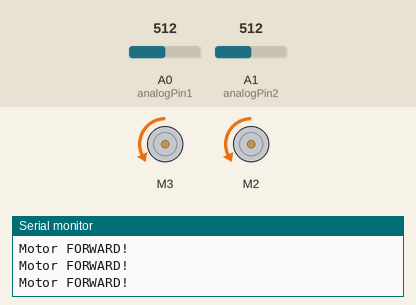
This sketch was run on a simulated Arduino Uno, built with avr-gcc and run on an emulated ATmega328P. Parts: 2 × DC motor (green arrow = forward, orange = backward, longer = faster), the last lines printed to the serial monitor. The inputs (shaded band) are chosen by the test bench; at power-on: A0 (analogPin1) = 512, A1 (analogPin2) = 512.

Above: at 1.2 s.
1.3 s: A0 (analogPin1) set to 265
4.3 s: A0 (analogPin1) set to 239
At 5.2 s:
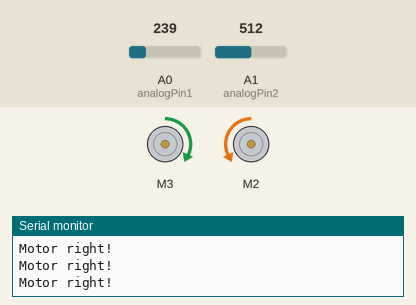
5.8 s: A0 (analogPin1) set to 306
At 6.9 s:
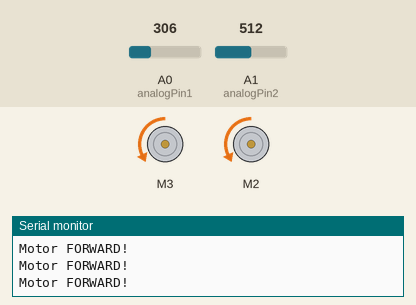
7.3 s: A1 (analogPin2) set to 265
10.3 s: A1 (analogPin2) set to 244
At 11.3 s:
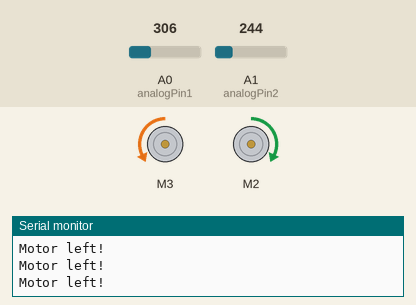
Timing chart, 0 to 12.8 s (numbered marks = the images above; inputs shaded):
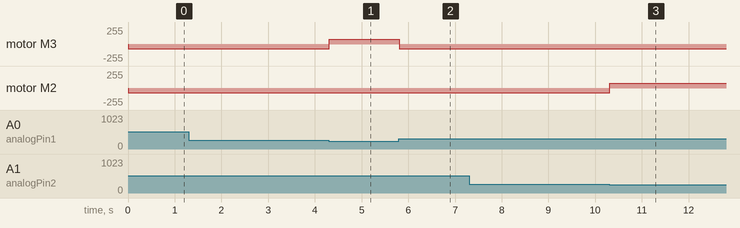

The sketch:

OBSTACLE_DETECTION_ROBOT.ino
```cpp
#include <AFMotor.h>
AF_DCMotor motor1(3);
AF_DCMotor motor2(2);
int analogPin1 = A0;     // Infrared Sensor (Right lead) connected to analog pin A0 right hand side

int analogPin2 = A1;     // Infrared Sensor (Right lead) connected to analog pin A1 left hand side
int threshold = 255;

int val1 = 0;                  // variable to store the value read from A0
int val2 = 0;                  // variable to store the value read from A1
void setup() {
  Serial.begin(9600);           // set up Serial library at 9600 bps
  Serial.println("Motor test!");

  motor1.setSpeed(70);
  motor2.setSpeed(70);   // set the speed to 200/255
}
/*void loop()
{
  /*val1 = analogRead(analogPin1);    // read the input pin
  float voltage1= val1*(5.0/1023.0);
  Serial.println("val1");                           // debug value

  //Serial.println(val1);                           // debug value
  Serial.println(voltage1);


  val2 = analogRead(analogPin2);    // read the input pin
  float voltage2=val2*(5.0/1023.0);
  Serial.println("val2");
  //Serial.println(val2);                           // debug value
  // debug value
  Serial.println(voltage2);*/
    void loop()

{
  val1 = analogRead(analogPin1);    // read the input pin

  val2 = analogRead(analogPin2);    // read the input pin
    if(val1<threshold && val2>threshold) {  // testing for left turn
    while (val1<threshold && val2>threshold){

      right();
      val1 = analogRead(analogPin1);    // read the input pin
      val2 = analogRead(analogPin2);
    }
}
  else if(val1>threshold && val2<threshold){  // tesing for right turn
    while (val1>threshold && val2<threshold){

      left();
      val1 = analogRead(analogPin1);
      val2 = analogRead(analogPin2);
    }
 }
forward(); // Default movement is forward.
}

void forward()
{
motor1.run(BACKWARD);      // turn it on going forward WIRE ARE IN REVERSE POLARITY
     motor2.run(BACKWARD);      // turn it on going forward
      Serial.println("Motor FORWARD!");

  }
void right()
{
  //  back();
    motor2.run(BACKWARD);
    motor1.run(FORWARD);
    delay(10);
    Serial.println("Motor right!");

}
void left()
{
   // back();
    motor1.run(BACKWARD);
    motor2.run(FORWARD);
    delay(10);
    Serial.println("Motor left!");
}

/*void back()
{

motor2.run(FORWARD);
    motor1.run(FORWARD);
    delay(10);
    Serial.println("Motor Backward!");
}
*/
```

Measured:
- the behaviour switches between 255 and 254 on A0 (analogPin1) (found by bisection; images 0 and 1)
- the behaviour switches between 255 and 254 on A1 (analogPin2) (found by bisection; images 2 and 3)
- after the input at 4.3 s, motor M3: backward 70/255 → forward 70/255 at once
- after the input at 5.8 s, motor M3: forward 70/255 → backward 70/255 at once
- after the input at 10.3 s, motor M2: backward 70/255 → forward 70/255 at once
